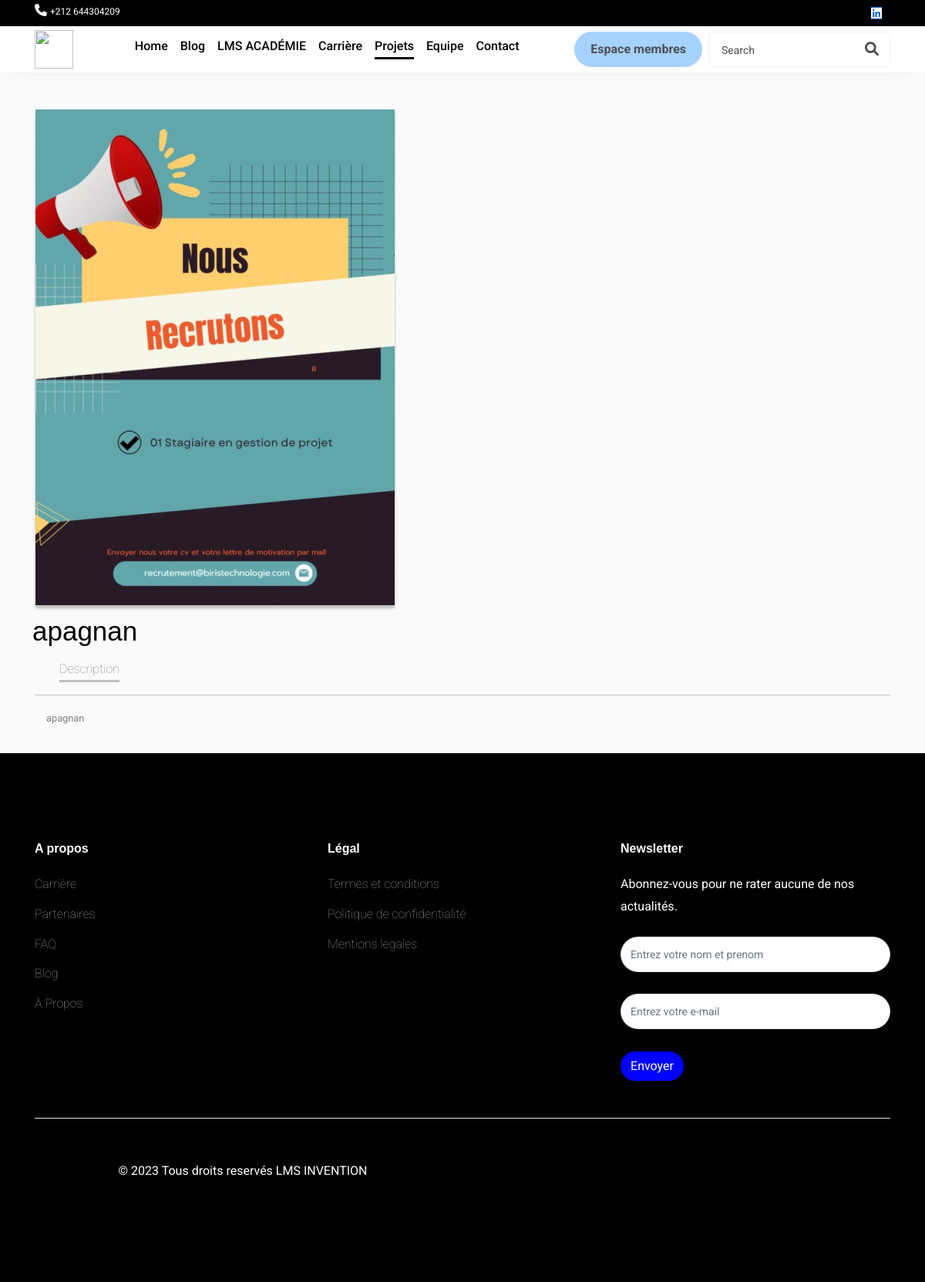
The app's page /details_projet/3 with its own data.
### Main/models/models.py (models this page shows)
class Projet(db.Model):
    id = db.Column(db.Integer, primary_key=True)
    titre = db.Column(db.String(2500))
    description = db.Column(db.String(2500))
    imagePath = db.Column(db.String(2500))
    date=db.Column(db.DateTime, default=datetime.now)

### Main/routes/user.py (the view)
@app.route('/details_projet/<int:id>')
def details_projet(id):
    proj = Projet.query.get(id)
    if proj:
        return render_template('details_projet.html', proj=proj)
    else:
        return 'Projet non trouvé'

### Main/templates/details_projet.html (shortened to what this page needs)
<!DOCTYPE html>
<head>
    <link rel="stylesheet" href="https://cdnjs.cloudflare.com/ajax/libs/font-awesome/6.0.0-beta3/css/all.min.css">
    <link href="https://cdn.jsdelivr.net/npm/bootstrap@5.3.0/dist/css/bootstrap.min.css" rel="stylesheet">
    <link href="https://cdn.jsdelivr.net/npm/tailwindcss@2.2.19/dist/tailwind.min.css" rel="stylesheet">
</head>
<body>
    {% with currentPage='projet' %}
    {% include 'navbar.html' %}
  {% endwith %}
    <div class="container mt-5">
        <div class="row">
            <div class="col-xs-4 item-photo">
                <img style="max-width:100%;" src="../{{ proj.imagePath }}" />
            </div>
            <div class="col-xs-5" style="border:0px solid gray">
                <h1 style="font-size: 35px;font-family: Impact, Haettenschweiler, 'Arial Narrow Bold', sans-serif;">{{ proj.titre }}</h1>
            </div>
        </div>
        <div class="col-xs-9">
            <ul class="menu-items">
                <li class="actives">Description</li>
            </ul>
            <div style="width:100%;border-top:1px solid silver">
                <p style="padding:15px;">
                    <small>
                        {{ proj.description }}
                    </small>
                </p>
            </div>
        </div>
    </div>
    {% include 'footer.html' %}
</body>

### Main/templates/footer.html (style rules this page uses)
body { font-family: "Roboto", -apple-system, BlinkMacSystemFont, "Segoe UI", Roboto, "Helvetica Neue", Arial, "Noto Sans", sans-serif, "Apple Color Emoji", "Segoe UI Emoji", "Segoe UI Symbol", "Noto Color Emoji"; }

### Main/templates/details_projet.html (style rules this page uses)
ul > li { font-weight:lighter;cursor:pointer }
li.actives { border-bottom:3px solid silver;width: fit-content; }

### records on screen
Projet: imagePath (picture), titre "apagnan", description "apagnan"
